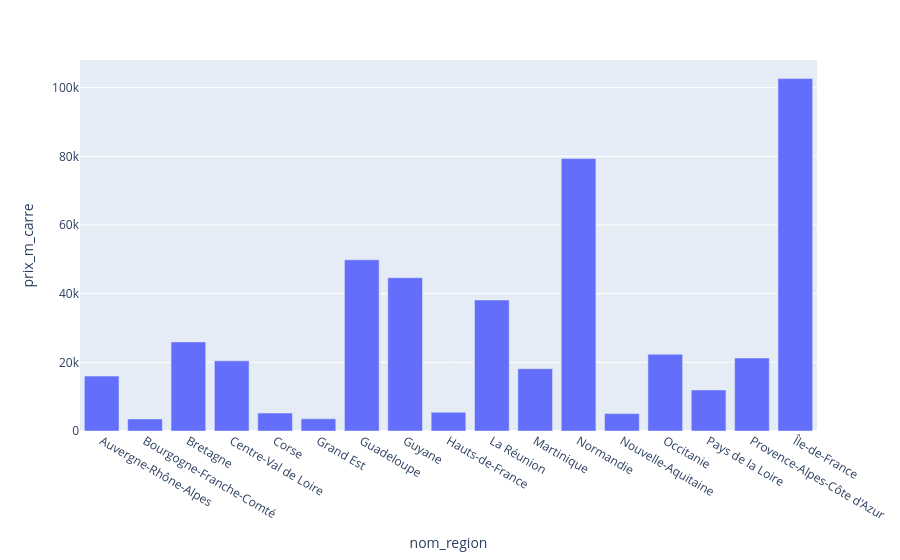

Notebook code for this chart:
### Code cell
mask_prix_m_carre_diff_inf = df2019_sample_small['prix_m_carre'] != np.inf

df_price_by_region = pd.DataFrame(df2019_sample_small[mask_prix_m_carre_diff_inf].groupby(by = 'nom_region')['prix_m_carre'].mean().reset_index())

px.bar(df_price_by_region , x = 'nom_region' , y = 'prix_m_carre')

### Figure 1 — Plotly figure (JSON) as saved in the notebook; plotly's stock layout.template omitted (floating-point values rounded to 4 significant figures)
{"data": [{"alignmentgroup": "True", "hovertemplate": "nom_region=%{x}<br>prix_m_carre=%{y}<extra></extra>", "legendgroup": "", "marker": {"color": "#636efa", "pattern": {"shape": ""}}, "name": "", "offsetgroup": "", "orientation": "v", "showlegend": false, "textposition": "auto", "type": "bar", "x": ["Auvergne-Rhône-Alpes", "Bourgogne-Franche-Comté", "Bretagne", "Centre-Val de Loire", "Corse", "Grand Est", "Guadeloupe", "Guyane", "Hauts-de-France", "La Réunion", "Martinique", "Normandie", "Nouvelle-Aquitaine", "Occitanie", "Pays de la Loire", "Provence-Alpes-Côte d'Azur", "Île-de-France"], "xaxis": "x", "y": [15990.0, 3509.0, 25960.0, 20440.0, 5226.0, 3560.0, 49870.0, 44630.0, 5456.0, 38140.0, 18130.0, 79350.0, 5065.0, 22350.0, 11970.0, 21260.0, 102700.0], "yaxis": "y"}], "layout": {"barmode": "relative", "legend": {"tracegroupgap": 0}, "margin": {"t": 60}, "xaxis": {"anchor": "y", "domain": [0, 1], "title": {"text": "nom_region"}}, "yaxis": {"anchor": "x", "domain": [0, 1], "title": {"text": "prix_m_carre"}}}}
